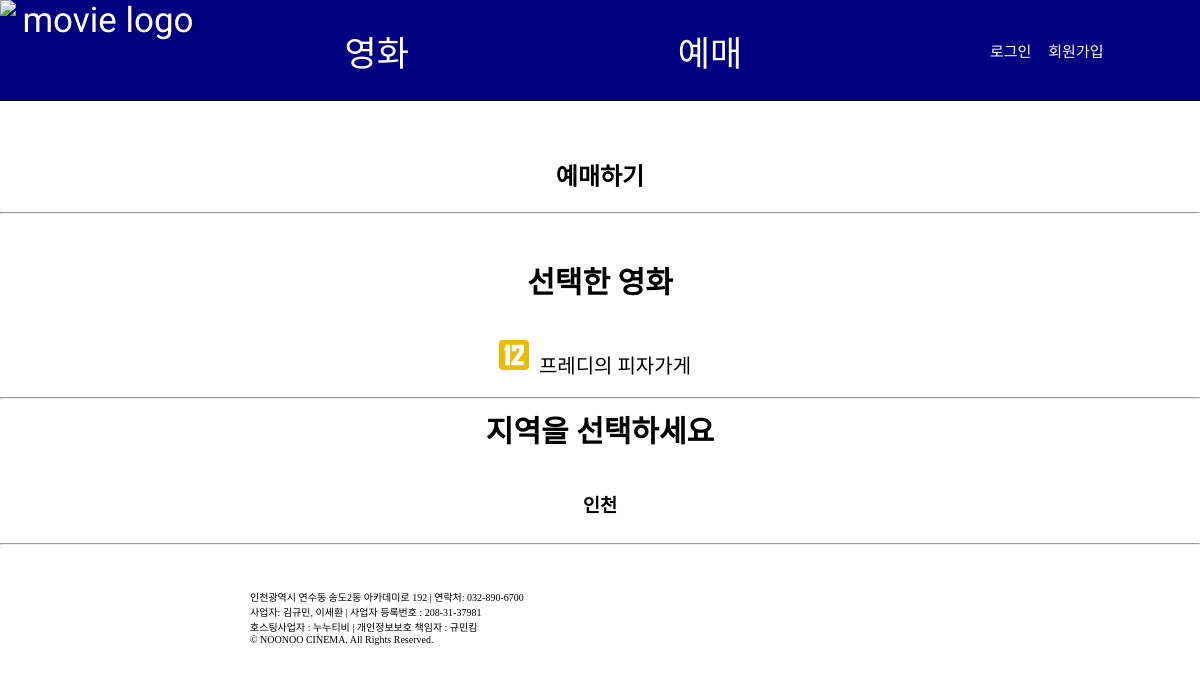
The page /ticketing/area/1/ on the database its author committed.
### movies/models.py (models this page shows, shortened)
class Movie(models.Model):
    title = models.CharField(max_length=100)
    image = models.ImageField(upload_to='images/',blank=True,null=True)
    age = models.IntegerField(default=0)
    age_url = models.CharField(max_length=2000,default='/')
    summary = models.TextField(max_length=2000)
    date = models.DateField(default=date.today)
    rank = models.IntegerField(default=0)
    times = models.CharField(default='120',max_length=20,verbose_name='상영시간')
    director = models.ManyToManyField('Director')
    class Meta:
        db_table='movie'
        verbose_name='영화'
        verbose_name_plural='영화'

### ticketing/models.py (models this page shows, shortened)
class Area(models.Model):
    AREA_CHOICES = [
        ('서울', 'Seoul'),
        ('경기', 'Gyeonggi'),
        ('인천', 'Incheon'),
        ('강원', 'Gangwon'),
        ('대전/충청', 'Daejeon/Chungcheong'),
        ('대구', 'Daegu'),
        ('부산/울산', 'Busan/Ulsan'),
        ('경상', 'Gyeongsang'),
        ('광주/전라/제주', 'Gwangju/Jeolla/Jeju'),
    ]
    name = models.CharField(max_length=100,choices=AREA_CHOICES)
    theaters = models.IntegerField(default=0)
    class Meta:
        db_table='area'
        verbose_name='지역'
        verbose_name_plural='지역'

### ticketing/views.py (the view)
# urls.py: path('area/<int:m_id>/', Areas, name='area'),
def Areas(request, m_id ):
    movie=get_object_or_404(Movie,pk=m_id)
    context={}
    context['movie']=movie
    ticketing_list=movie.ticketing_set.all()
    theater_list=[]
    for ticketing in ticketing_list:
        theater_list.append(ticketing.theater)
    areas=[]
    for theater in theater_list:
        areas.append(theater.area)
    areas.sort(key=lambda x:x.name )
    areas=set(areas)
    context['areas']=areas
    login_session = request.session.get('login_session', '')
    context['login_session'] = login_session
    return render(request,template_name='ticketing/area.html', context=context)

### ticketing/templates/ticketing/area.html (shortened to what this page needs)
{% extends 'ticketing/index.html' %}
{% block movie %}
    <h1>선택한 영화</h1><br>
    <div class="mb">
        <div>
            <img src={{"../../../"|add:movie.age_url}}  border="0" width="30" height="30">
        </div>
        <div class="mt">
           {{movie.title}}
        </div>
    </div>
    <hr>
{% endblock %}
{% block message %}<h1>지역을 선택하세요</h1>{% endblock %}
{% block contents%}
    <div class="area">
        {% for area in areas %}
            <a href="{% url 'ticketing:theater' movie.id area.id  %}" id="movie_a"><h3>{{area.name}}</h3></a>
        {% endfor %}
    </div>
    <hr>
{% endblock %}

### templates/base.html (style rules this page uses)
body { margin:0px; }
img { display: block; margin: 0 auto; padding: 0; }
a { text-align:center; text-decoration: none; color:white; }
#movie_a { text-align:center; text-decoration: none; color:black; }

### ticketing/templates/ticketing/area.html (style rules this page uses)
h1 { font-size:30px; text-align:center; place-items:center; color: black; margin-top:0px; }
.mt { font-size:20px; text-align:center; font-family: 'Do Hyeon', sans-serif; margin:10px; color: black; }
.mb { display: flex; justify-content: center; }
.area { display: flex; justify-content: center; gap: 10px; }

### rows shown on the page
Movie: age_url (picture), title "프레디의 피자가게"
Area: name "인천"
